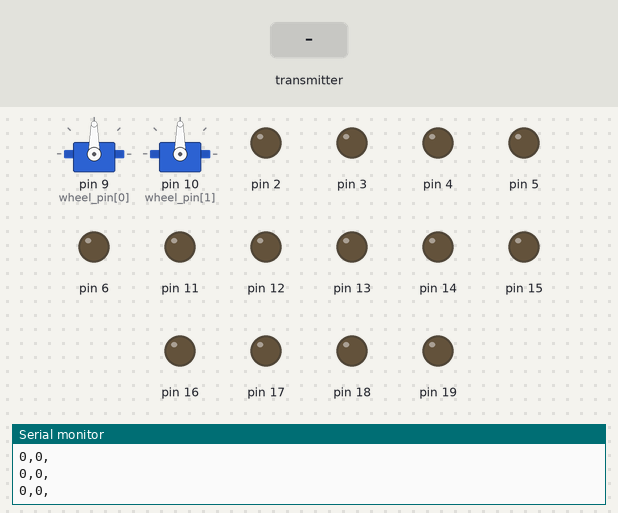
Bench run of a sketch on a simulated Arduino Uno, built with avr-gcc and run on an emulated ATmega328P. On the bench: 2 × servo, output pins drawn as LEDs (lit = HIGH), the last lines printed to the serial monitor. Inputs (shaded band) come from the test bench. No radio packets arrive unless stated.

Above: at 1.2 s.
1.3 s: the transmitter starts sending data.0 = 0
At 2.5 s:
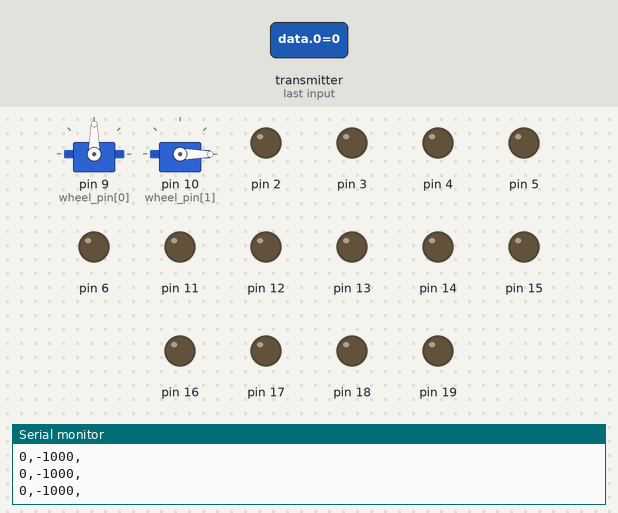
2.8 s: the transmitter starts sending data.1 = 256
At 3.6 s:
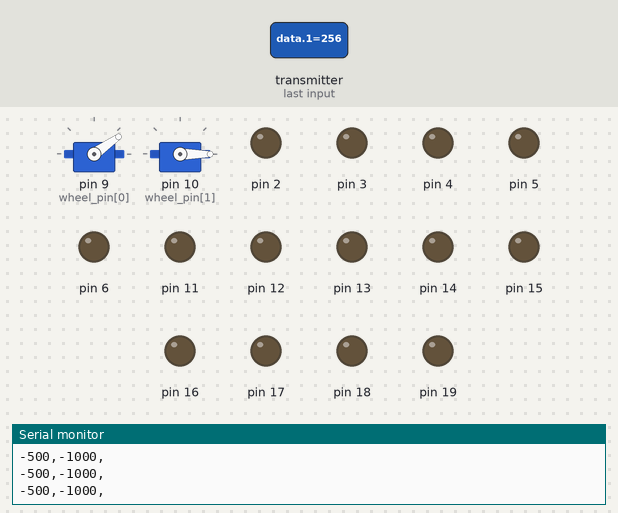
4.3 s: the transmitter starts sending data.0 = 512
At 5.1 s:
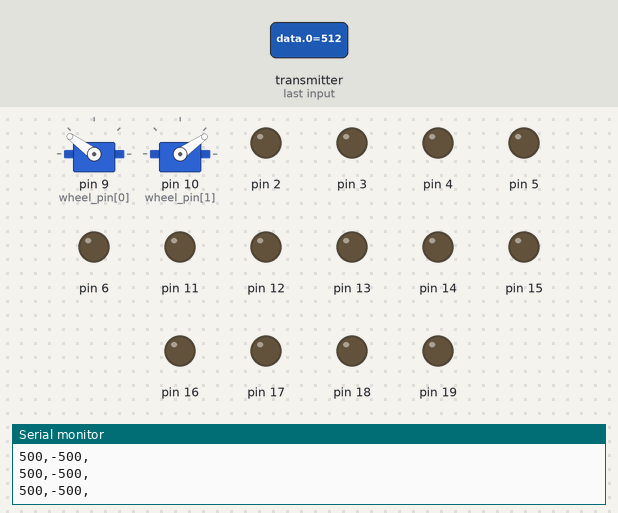
5.8 s: the transmitter starts sending data.1 = 0
At 6.3 s:
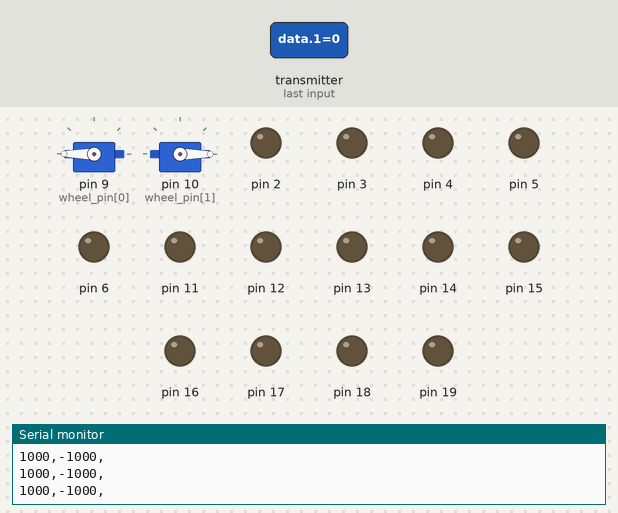
7.3 s: the transmitter starts sending data.0 = 1023
At 8.5 s:
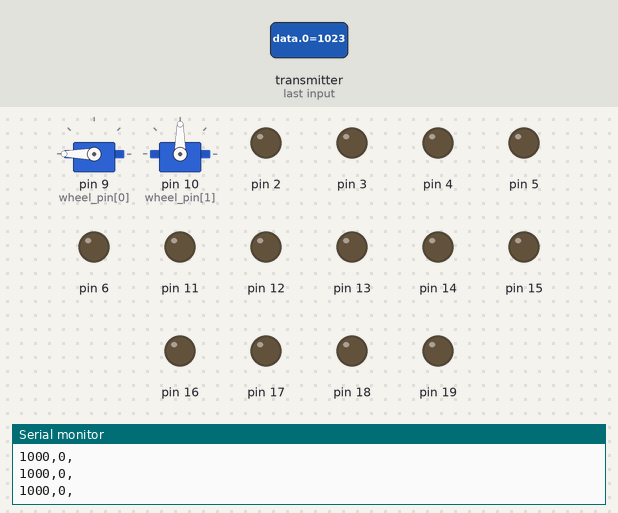
8.8 s: the transmitter starts sending data.1 = 1023
At 9.2 s:
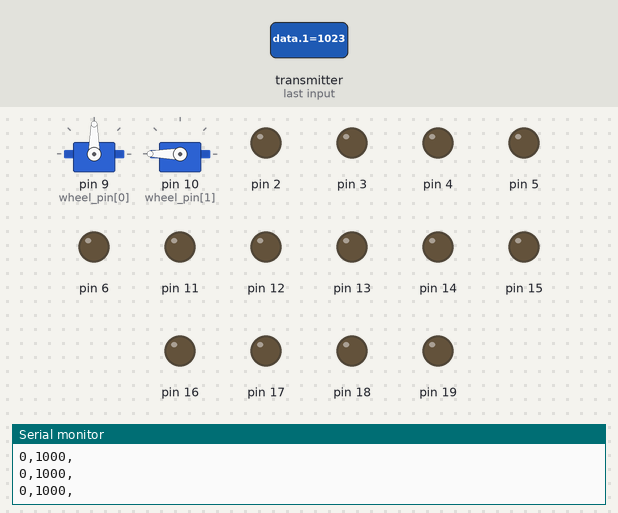
Timing chart, 0 to 11.3 s (numbered marks = the images above; inputs shaded):
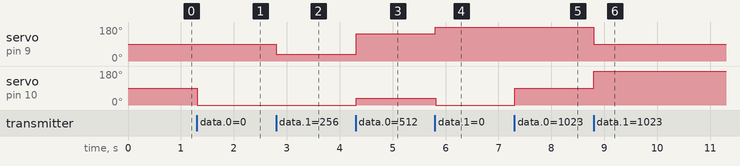

The sketch:

bot_receive_servoh_struct_norm.ino
```cpp
//Скорость колеса от -1000 до 1000 в абстрактных единцах

#include <SPI.h>
#include "nRF24L01.h"
#include "RF24.h"

#include <Servo.h>

const byte WHEEL_NUM = 2;
int wheel_pin[WHEEL_NUM] = {9, 10};

struct Mcs {
  int const min_prd = 600;
  int const stop_prd = 1500;
  int const max_prd = 2400;
};

struct Servo_val {
  int const dead_zone = 19; // +- relative to 90
  int const min_v = 0; // >=0 <90    55 is good
  int const stop_v = 90; //
  int const max_v = 180; // >90 <=180   125 is good
};

struct Wheel {
  Servo servo[WHEEL_NUM];
  bool const is_direct[WHEEL_NUM] = {true, false};
  int const min_spd = -1000;
  int const max_spd = 1000;
  int abstr_spd[WHEEL_NUM] = {0, 0};
};

Mcs mcs;
Servo_val servo_val;
Wheel wheel;

int const joy_dead_zone = 48;


RF24 radio(7, 8);  // "создать" модуль на пинах 9 и 10 Для Уно
byte address[][6] = {"1Node", "2Node", "3Node", "4Node", "5Node", "6Node"}; //возможные номера труб
const byte LEN_DATA = 6;
int data[LEN_DATA]; //x1 y1 x2 y2 b1 b2
byte pipeNo;

#define MAIN_PERIOD 10
uint32_t main_timer = 0;

bool is_on_tr = false;

void setup() {
  for (int i = 2; i < 22; i++) {
    pinMode(i, OUTPUT);
  }
  Serial.begin(9600);         // открываем порт для связи с ПК
  radio.begin();              // активировать модуль
  radio.setAutoAck(1);        // режим подтверждения приёма, 1 вкл 0 выкл
  radio.setRetries(0, 15);    // (время между попыткой достучаться, число попыток)
  radio.enableAckPayload();   // разрешить отсылку данных в ответ на входящий сигнал
  radio.setPayloadSize(32);   // размер пакета, в байтах

  radio.openReadingPipe(1, address[0]);   // хотим слушать трубу 0
  radio.setChannel(0x6a);     // выбираем канал (в котором нет шумов!)

  radio.setPALevel (RF24_PA_MAX);   // уровень мощности передатчика. На выбор RF24_PA_MIN, RF24_PA_LOW, RF24_PA_HIGH, RF24_PA_MAX
  radio.setDataRate (RF24_250KBPS); // скорость обмена. На выбор RF24_2MBPS, RF24_1MBPS, RF24_250KBPS
  radio.powerUp();        // начать работу
  radio.startListening(); // начинаем слушать эфир, мы приёмный модуль

  for (int i = 0; i < WHEEL_NUM; i++) {
    wheel.servo[i].attach(wheel_pin[i], mcs.min_prd, mcs.max_prd);
    wheel.servo[i].write(90);
  }
}

void loop() {
  if (radio.available(&pipeNo)) {        // слушаем эфир со всех труб
    if (!is_on_tr) {
      is_on_tr = true;
    }
    radio.read(&data, sizeof(data));  // чиатем входящий сигнал

    //    Serial.print("Recieved: ");
    //    Serial.print(data[0]);
    //    for (byte i = 1; i < LEN_DATA; i++) {
    //      Serial.print(',');
    //      Serial.print(data[i]);
    //    }
    //    Serial.println(';');
  }

  if (!is_on_tr) { // если не , ставим иниты
    for (byte i = 0; i < LEN_DATA; i++) {
      if (i < LEN_DATA - 2) {
        data[i] = 512;
      }
      else {
        data[i] = 1;
      }
    }
  }

  if (millis() - main_timer > MAIN_PERIOD) {
    main_timer = millis();
    XYsetWheelSpeed(data[0], data[1]);

    for (byte i = 0; i < WHEEL_NUM; i++) {
      Serial.print(wheel.abstr_spd[i]);
      Serial.print(",");
      wheel.servo[i].write(convertSpeedToVal(wheel.abstr_spd[i]));
    }
    Serial.println();
  }

}

void trigonomSetWheelSpeed(int x, int y){

}

void XYsetWheelSpeed(int x, int y) {
  y -= 512;
  x -= 512;
  if (y > 0 && y < joy_dead_zone || y > -joy_dead_zone && y < 0) {
    y = 0;
  }
  if (x > 0 && x < joy_dead_zone || x > -joy_dead_zone && x < 0) {
    x = 0;
  }
  y = map(y, -512, 511,  wheel.min_spd, wheel.max_spd);
  x = map(x, -512, 511,  wheel.min_spd, wheel.max_spd);

  wheel.abstr_spd[0] = constrain(-y + x, wheel.min_spd, wheel.max_spd);
  wheel.abstr_spd[1] = constrain(y + x, wheel.min_spd, wheel.max_spd);

  //  for (byte i = 0; i < WHEEL_NUM; i++) {
  //    if (!wheel.is_direct[i]) {
  //      wheel.abstr_spd[i] = map(wheel.abstr_spd[i], wheel.min_spd, wheel.max_spd, wheel.max_spd, wheel.min_spd);
  //    }
  //  }
}

int simpleDataToSpeed(int analog, bool is_dir) {
  if (!is_dir) {
    analog = map(analog, 0, 1023, 1023, 0);
  }
  int speed_ = 0;
  if (analog > 512 + joy_dead_zone) {
    speed_ = map(analog, 512 + joy_dead_zone + 1, 1023, 1, wheel.max_spd);
  }
  else if (analog < 512 - joy_dead_zone) {
    speed_ = map(analog, 0, 512 - joy_dead_zone - 1, wheel.min_spd, 1);
  }
  return speed_;
}

int convertSpeedToVal(int speed_) {
  speed_ = constrain(speed_, wheel.min_spd, wheel.max_spd);
  int val = 90;
  if (speed_ < 0) {
    val = map(speed_, wheel.min_spd, 1, servo_val.min_v, servo_val.stop_v - servo_val.dead_zone);
  } else if (speed_ > 0) {
    val = map(speed_, 1, wheel.max_spd, servo_val.stop_v + servo_val.dead_zone, servo_val.max_v);
  }
  return val;
}
```

Measured:
- after the input at 1.3 s, servo on pin 10 (wheel_pin[1]): 90° → 0° at once
- after the input at 2.8 s, servo on pin 9 (wheel_pin[0]): 90° → 35° at once
- after the input at 4.3 s, servo on pin 9 (wheel_pin[0]): 35° → 144° at once; servo on pin 10 (wheel_pin[1]): 0° → 35° at once
- after the input at 5.8 s, servo on pin 9 (wheel_pin[0]): 144° → 180° at once; servo on pin 10 (wheel_pin[1]): 35° → 0° at once
- after the input at 7.3 s, servo on pin 10 (wheel_pin[1]): 0° → 90° at once
- after the input at 8.8 s, servo on pin 9 (wheel_pin[0]): 180° → 90° at once; servo on pin 10 (wheel_pin[1]): 90° → 180° at once
